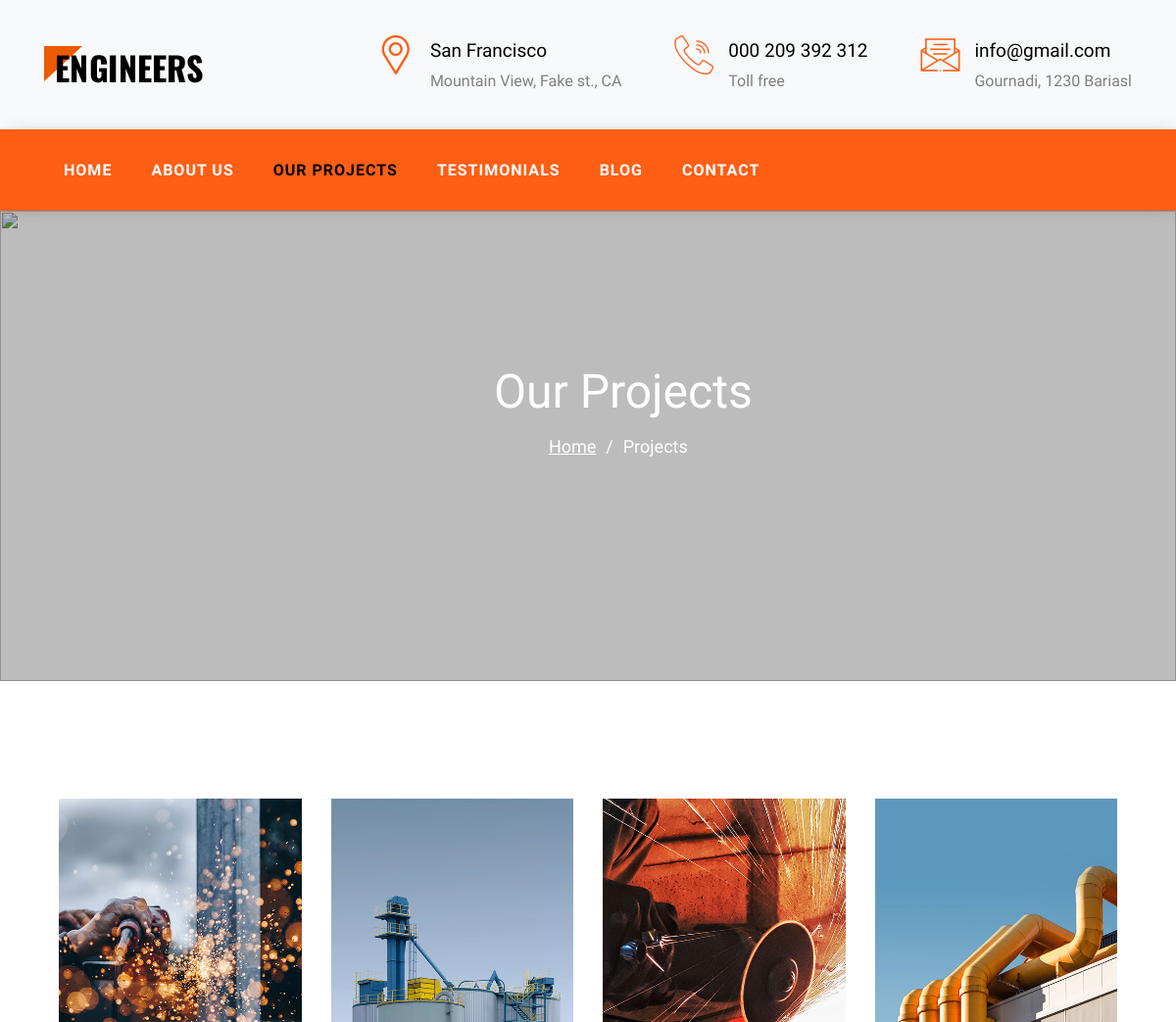
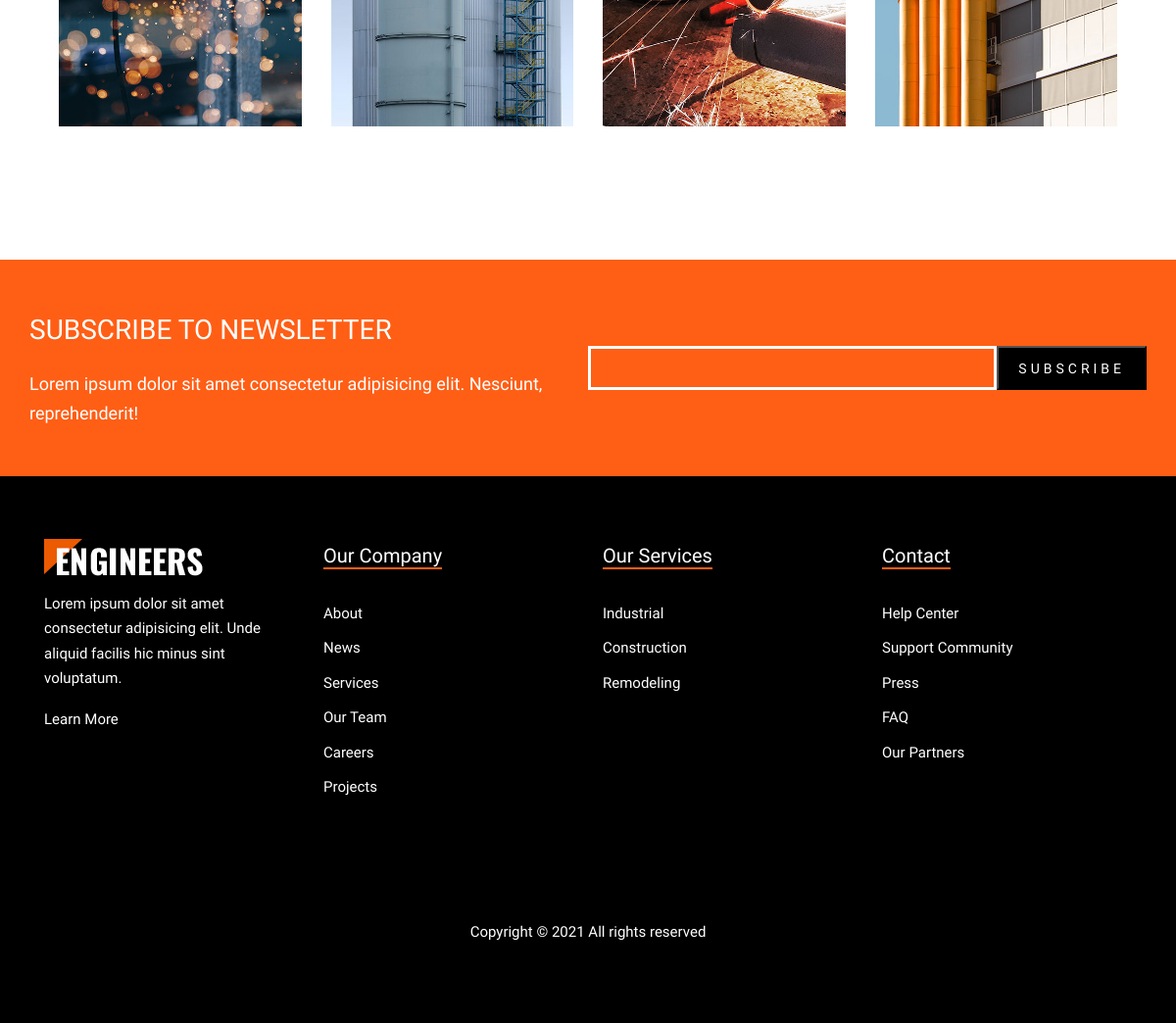
Page /projects on the earlier database version (2 pictures, top to bottom).
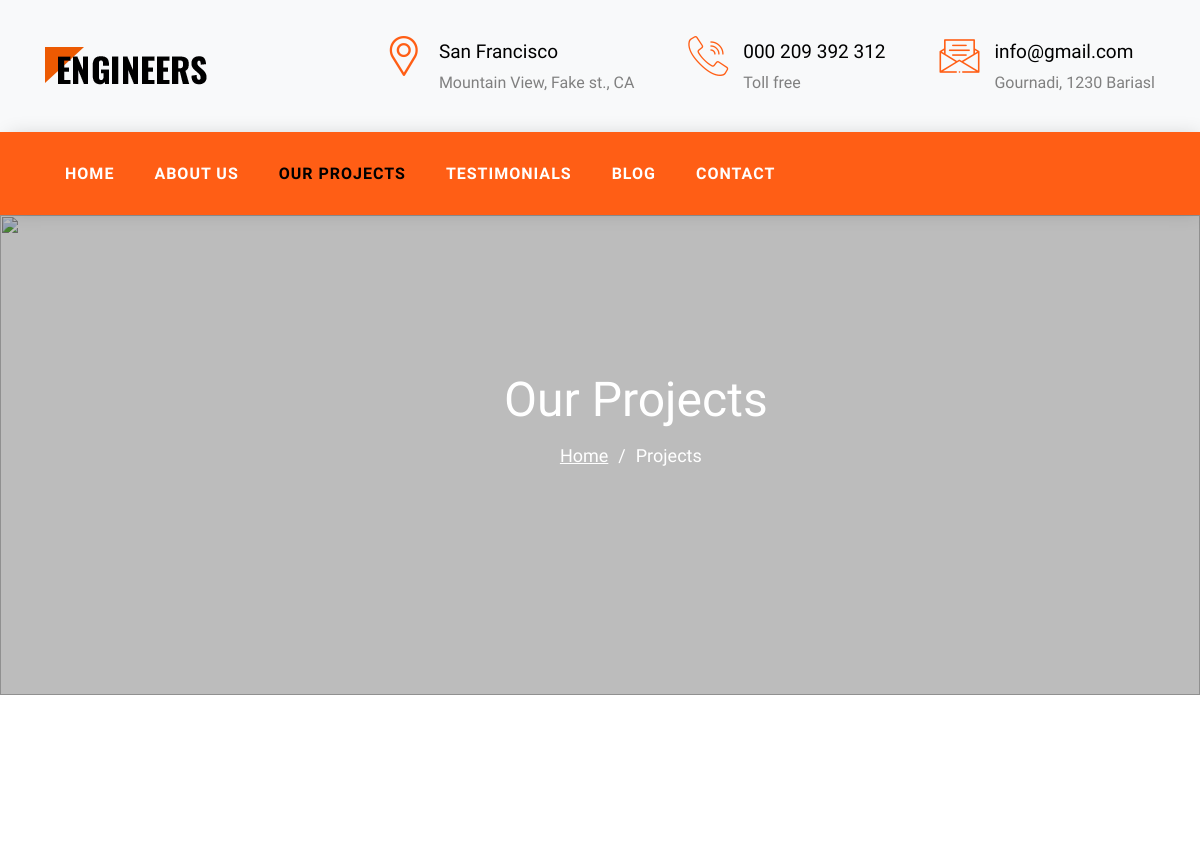
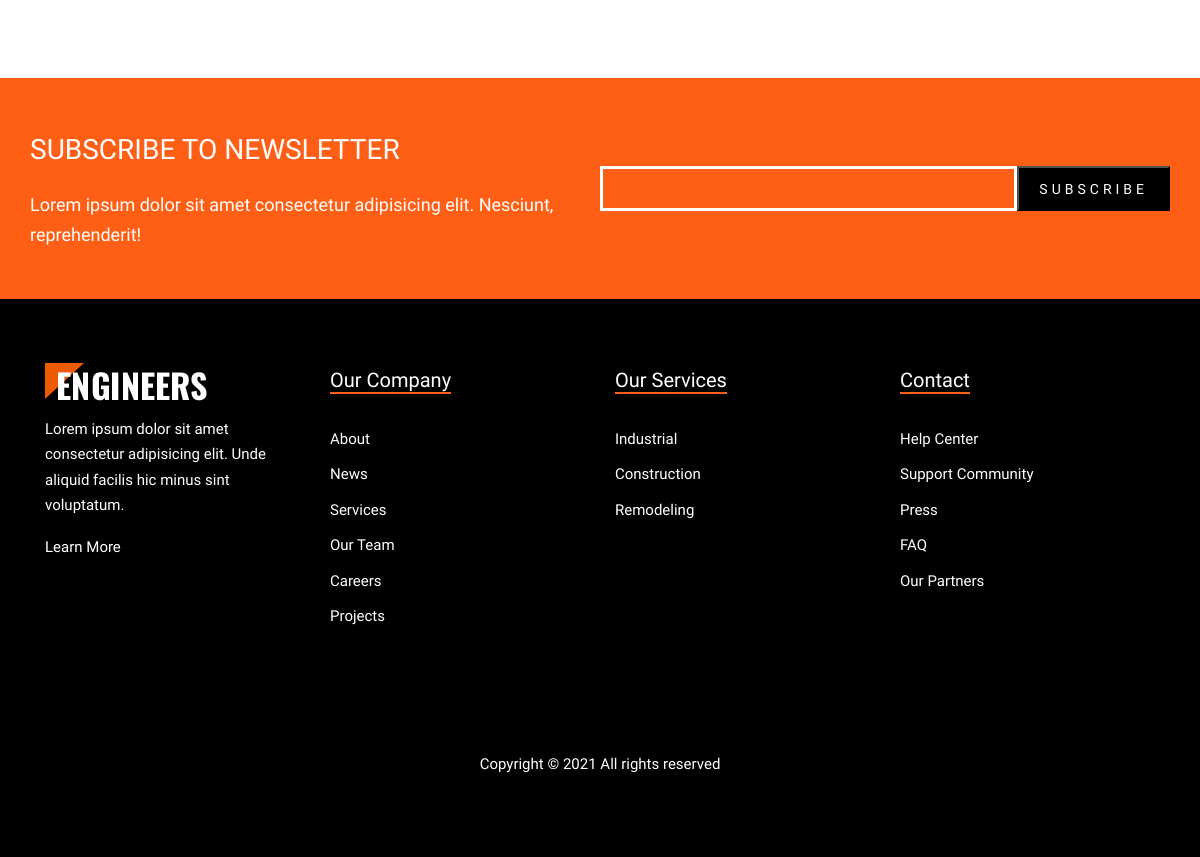
Same page on the later database version (2 pictures, top to bottom).
### engineers/models.py (models this page shows)
class Address(db.Model):
    id = db.Column(db.Integer, primary_key=True)
    icon = db.Column(db.String(20), nullable=True)
    desc = db.Column(db.String(50), nullable=False)
    big_desc = db.Column(db.String(75), nullable=False)

class Project(db.Model):
    id = db.Column(db.Integer, primary_key=True)
    name = db.Column(db.String(50), nullable=False)
    image = db.Column(db.String(20), default='uploads/default.jpeg')
    category = db.Column(db.Integer, db.ForeignKey('procategory.id'), nullable=False)

### engineers/controllers.py (the view)
@app.route('/projects')
def project():
    address = Address.query.all()
    pro_category = Project.query.all()
    return render_template('app/projects.html', pro_category=pro_category, address=address)

### engineers/templates/app/projects.html (shortened to what this page needs)
{% extends 'app/base.html' %}
{% block content %}
    <menu>
        <div class="row nav-sticky">
            <div class="row-nav col-12 ff-oswald">
                <ul class="d-flex nav-ul color-fff">
                    <li class="nav-li"><a href="/index" >Home</a></li>
                    <li class="nav-li"><a href="/about" >About Us</a></li>
                    <li class="nav-li"><a href="/projects" class="selected">Our Projects</a></li>
                    <li class="nav-li"><a href="/testi">Testimonials</a></li>
                    <li class="nav-li"><a href="/blog" >Blog</a></li>
                    <li class="nav-li"><a href="/contact" >Contact</a></li>
                </ul>
            </div>
        </div>
    </menu>
    <section>
        <figure class="bg-img-fig height-60vh">
            <div class="overlay"></div>
            <img src="{{ url_for('static', filename='img/hero_1.jpg')}}" alt="" class="bg-img user-none">
            <div class="row-title ">
                <div class="about-section-title txt-algn-cnt max-w-1140 p-abs margin-0-auto">
                    <h2 class="margin-0">Our Projects</h2>
                    <p class="d-flex jc-center ff-mulish ">
                        <a href="/index" class="color-fff margin-r-1">Home</a>
                        <span class="margin-r-1">/</span>
                        <span class="margin-r-1">Projects</span>
                    </p>
                </div>
            </div>
        </figure>
    </section>
    <main>
        <div class="block-projects">
            <div class="container max-w-1140 margin-0-auto">
                <div class="row d-flex f-wrap">
                    {% for project in pro_category %}
                    <div class="col-3">
                        <div class="pro-left project p-rel">
                            <figure class="fig-pro fig-pro-left">
                                <img src="static/uploads/{{project.image}}" alt="">
                            </figure>
                        </div>
                    </div>
                    {% endfor %}
                </div>
            </div>
        </div>
        <div class="block-7">
            <div class="container container-sub">
                <div class="row max-w-1140 d-flex margin-0-auto">
                    <div class="col-6">
                        <div class="sub-left">
                            <h2>
                                SUBSCRIBE TO NEWSLETTER
                            </h2>
                            <p>
                                Lorem ipsum dolor sit amet consectetur adipisicing elit. Nesciunt, reprehenderit!
                            </p>
                        </div>
                    </div>
                    <div class="col-6">
                        <form action="#" class="d-flex">
                            <input type="text" class="form-sub form-sub-input">
                            <input type="submit" class="form-sub form-sub-submit" value="SUBSCRIBE">
                        </form>
                    </div>
                </div>
            </div>
        </div>
    </main>
    {% endblock %}

### engineers/templates/includes/header.html
<header>
    <section id="section-head-1">
        <div class="container container-head">
            <div class="row row-head-contact d-flex">
                <figure class="img-head-contact">
                    <a href="#"><img src="{{ url_for('static', filename='img/logo.png')}}" alt="logo-engineers" class="img-logo"></a>
                </figure>
                {% for add in address %}
                <div class="box-head-contact d-flex">
                    <i class="{{add.icon}} head-icon"></i>
                    <div class="contact-text">
                        <div class="top-text ff-oswald f-weight">{{add.desc}}</div>
                        <div class="bottom-text ff-mulish">{{add.big_desc}}</div>
                    </div>
                </div>
                {% endfor %}
            </div>
        </div>
    </section>
</header>

Differences in the rows shown:
removed Project: image (picture)
removed Project: image (picture)
removed Project: image (picture)
removed Project: image (picture)
